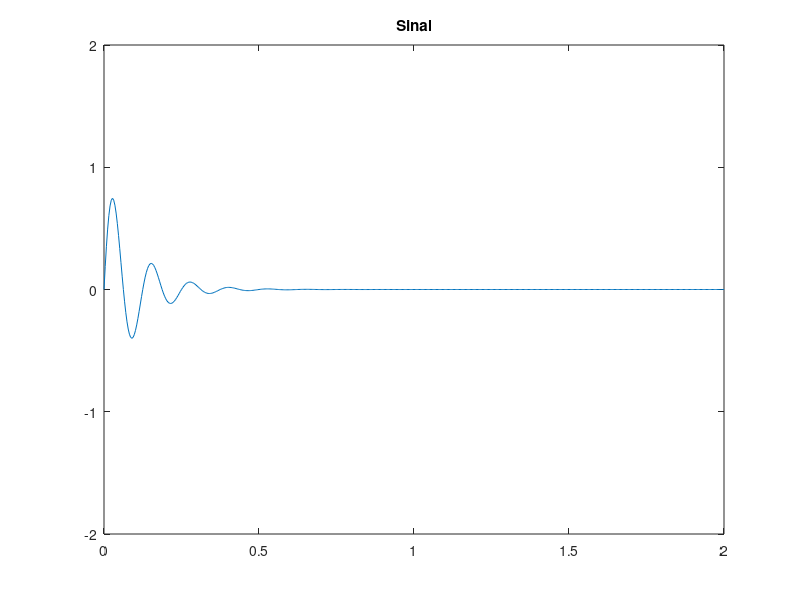
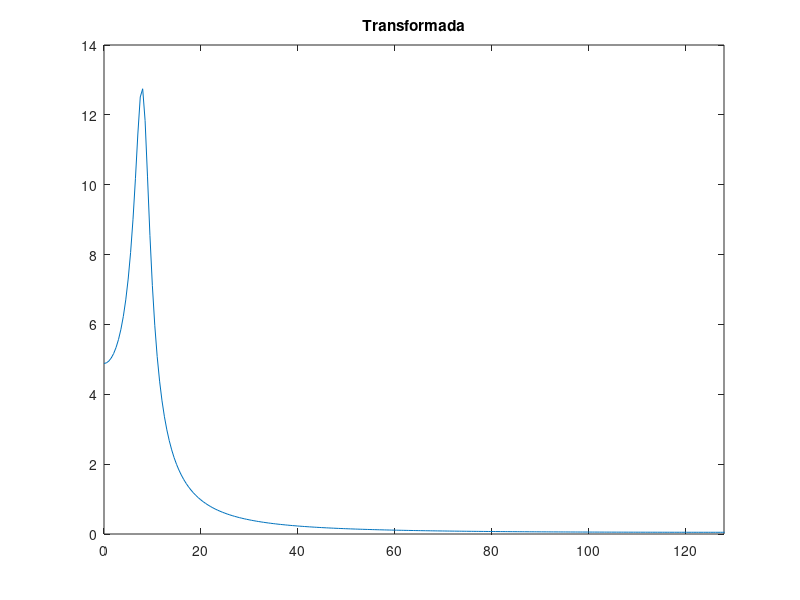

MATLAB code to generate these figures, in order:
clc; clear; close all;
% FFT of FID slide 2
F=8;
SR=256;
t2=0.1;
dt=1/SR;
t = 0:dt:2;
s = sin(2*pi*F*t).*exp(-t/t2);
figure();
plot(t,s); title('Sinal');
axis([0 2 -2 2]);

%Transformada
S = fft(s);
fmax=length(S);
df=(1/dt)/length(S);
freq=(0:length(S)-1)*df; % Definir o eixo das frequências
figure();
plot(freq,abs(S)); title('Transformada');
xlim([0 (1/dt)/2]);